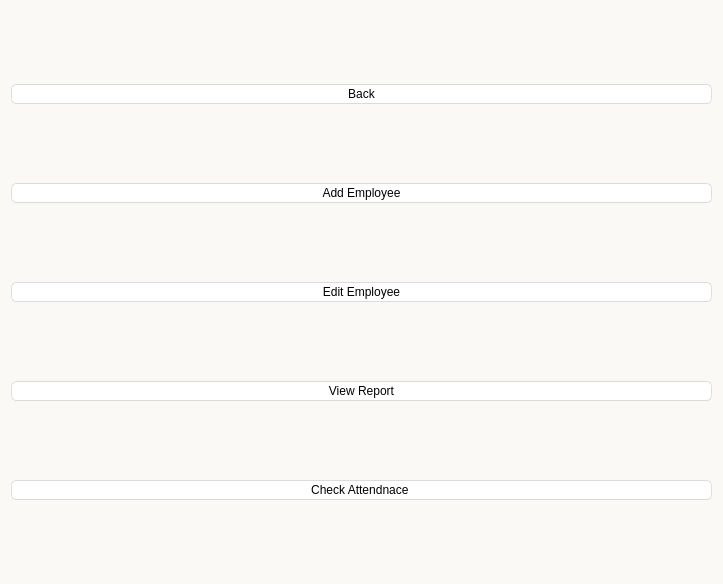
<?xml version="1.0" encoding="UTF-8"?>
<ui version="4.0">
 <class>employeeWindow</class>
 <widget class="QWidget" name="employeeWindow">
  <property name="geometry">
   <rect>
    <x>0</x>
    <y>0</y>
    <width>723</width>
    <height>584</height>
   </rect>
  </property>
  <property name="windowTitle">
   <string>Form</string>
  </property>
  <property name="styleSheet">
   <string notr="true">background:rgb(250, 249, 246)
</string>
  </property>
  <layout class="QVBoxLayout" name="verticalLayout">
   <item>
    <widget class="QPushButton" name="back_btn">
     <property name="styleSheet">
      <string notr="true">QPushButton{
	font: 25 18pt &quot;Bahnschrift Light&quot;;
	border-style: solid;
	border-top-color: qlineargradient(spread:pad, x1:0.5, y1:1, x2:0.5, y2:0, stop:0 rgb(215, 215, 215), stop:1 rgb(222, 222, 222));
	border-right-color: qlineargradient(spread:pad, x1:0, y1:0.5, x2:1, y2:0.5, stop:0 rgb(217, 217, 217), stop:1 rgb(227, 227, 227));
	border-left-color: qlineargradient(spread:pad, x1:0, y1:0.5, x2:1, y2:0.5, stop:0 rgb(227, 227, 227), stop:1 rgb(217, 217, 217));
	border-bottom-color: qlineargradient(spread:pad, x1:0.5, y1:1, x2:0.5, y2:0, stop:0 rgb(215, 215, 215), stop:1 rgb(222, 222, 222));
	border-width: 1px;
	border-radius: 5px;
	color: rgb(0,0,0);
	padding: 2px;
	background-color: rgb(255,255,255);
}
QPushButton:hover{
	border-style: solid;
	border-top-color: qlineargradient(spread:pad, x1:0.5, y1:1, x2:0.5, y2:0, stop:0 rgb(195, 195, 195), stop:1 rgb(222, 222, 222));
	border-right-color: qlineargradient(spread:pad, x1:0, y1:0.5, x2:1, y2:0.5, stop:0 rgb(197, 197, 197), stop:1 rgb(227, 227, 227));
	border-left-color: qlineargradient(spread:pad, x1:0, y1:0.5, x2:1, y2:0.5, stop:0 rgb(227, 227, 227), stop:1 rgb(197, 197, 197));
	border-bottom-color: qlineargradient(spread:pad, x1:0.5, y1:1, x2:0.5, y2:0, stop:0 rgb(195, 195, 195), stop:1 rgb(222, 222, 222));
	border-width: 1px;
	border-radius: 5px;
	color: rgb(0,0,0);
	padding: 2px;
	background-color: rgb(255,255,255);
}
QPushButton:pressed{
	border-style: solid;
	border-top-color: qlineargradient(spread:pad, x1:0.5, y1:1, x2:0.5, y2:0, stop:0 rgb(215, 215, 215), stop:1 rgb(222, 222, 222));
	border-right-color: qlineargradient(spread:pad, x1:0, y1:0.5, x2:1, y2:0.5, stop:0 rgb(217, 217, 217), stop:1 rgb(227, 227, 227));
	border-left-color: qlineargradient(spread:pad, x1:0, y1:0.5, x2:1, y2:0.5, stop:0 rgb(227, 227, 227), stop:1 rgb(217, 217, 217));
	border-bottom-color: qlineargradient(spread:pad, x1:0.5, y1:1, x2:0.5, y2:0, stop:0 rgb(215, 215, 215), stop:1 rgb(222, 222, 222));
	border-width: 1px;
	border-radius: 5px;
	color: rgb(0,0,0);
	padding: 2px;
	background-color: rgb(142,142,142);
}
QPushButton:disabled{
	border-style: solid;
	border-top-color: qlineargradient(spread:pad, x1:0.5, y1:1, x2:0.5, y2:0, stop:0 rgb(215, 215, 215), stop:1 rgb(222, 222, 222));
	border-right-color: qlineargradient(spread:pad, x1:0, y1:0.5, x2:1, y2:0.5, stop:0 rgb(217, 217, 217), stop:1 rgb(227, 227, 227));
	border-left-color: qlineargradient(spread:pad, x1:0, y1:0.5, x2:1, y2:0.5, stop:0 rgb(227, 227, 227), stop:1 rgb(217, 217, 217));
	border-bottom-color: qlineargradient(spread:pad, x1:0.5, y1:1, x2:0.5, y2:0, stop:0 rgb(215, 215, 215), stop:1 rgb(222, 222, 222));
	border-width: 1px;
	border-radius: 5px;
	color: #808086;
	padding: 2px;
	background-color: rgb(142,142,142);
}</string>
     </property>
     <property name="text">
      <string>Back</string>
     </property>
    </widget>
   </item>
   <item>
    <widget class="QPushButton" name="add_btn">
     <property name="styleSheet">
      <string notr="true">QPushButton{
	font: 25 18pt &quot;Bahnschrift Light&quot;;
	border-style: solid;
	border-top-color: qlineargradient(spread:pad, x1:0.5, y1:1, x2:0.5, y2:0, stop:0 rgb(215, 215, 215), stop:1 rgb(222, 222, 222));
	border-right-color: qlineargradient(spread:pad, x1:0, y1:0.5, x2:1, y2:0.5, stop:0 rgb(217, 217, 217), stop:1 rgb(227, 227, 227));
	border-left-color: qlineargradient(spread:pad, x1:0, y1:0.5, x2:1, y2:0.5, stop:0 rgb(227, 227, 227), stop:1 rgb(217, 217, 217));
	border-bottom-color: qlineargradient(spread:pad, x1:0.5, y1:1, x2:0.5, y2:0, stop:0 rgb(215, 215, 215), stop:1 rgb(222, 222, 222));
	border-width: 1px;
	border-radius: 5px;
	color: rgb(0,0,0);
	padding: 2px;
	background-color: rgb(255,255,255);
}
QPushButton:hover{
	border-style: solid;
	border-top-color: qlineargradient(spread:pad, x1:0.5, y1:1, x2:0.5, y2:0, stop:0 rgb(195, 195, 195), stop:1 rgb(222, 222, 222));
	border-right-color: qlineargradient(spread:pad, x1:0, y1:0.5, x2:1, y2:0.5, stop:0 rgb(197, 197, 197), stop:1 rgb(227, 227, 227));
	border-left-color: qlineargradient(spread:pad, x1:0, y1:0.5, x2:1, y2:0.5, stop:0 rgb(227, 227, 227), stop:1 rgb(197, 197, 197));
	border-bottom-color: qlineargradient(spread:pad, x1:0.5, y1:1, x2:0.5, y2:0, stop:0 rgb(195, 195, 195), stop:1 rgb(222, 222, 222));
	border-width: 1px;
	border-radius: 5px;
	color: rgb(0,0,0);
	padding: 2px;
	background-color: rgb(255,255,255);
}
QPushButton:pressed{
	border-style: solid;
	border-top-color: qlineargradient(spread:pad, x1:0.5, y1:1, x2:0.5, y2:0, stop:0 rgb(215, 215, 215), stop:1 rgb(222, 222, 222));
	border-right-color: qlineargradient(spread:pad, x1:0, y1:0.5, x2:1, y2:0.5, stop:0 rgb(217, 217, 217), stop:1 rgb(227, 227, 227));
	border-left-color: qlineargradient(spread:pad, x1:0, y1:0.5, x2:1, y2:0.5, stop:0 rgb(227, 227, 227), stop:1 rgb(217, 217, 217));
	border-bottom-color: qlineargradient(spread:pad, x1:0.5, y1:1, x2:0.5, y2:0, stop:0 rgb(215, 215, 215), stop:1 rgb(222, 222, 222));
	border-width: 1px;
	border-radius: 5px;
	color: rgb(0,0,0);
	padding: 2px;
	background-color: rgb(142,142,142);
}
QPushButton:disabled{
	border-style: solid;
	border-top-color: qlineargradient(spread:pad, x1:0.5, y1:1, x2:0.5, y2:0, stop:0 rgb(215, 215, 215), stop:1 rgb(222, 222, 222));
	border-right-color: qlineargradient(spread:pad, x1:0, y1:0.5, x2:1, y2:0.5, stop:0 rgb(217, 217, 217), stop:1 rgb(227, 227, 227));
	border-left-color: qlineargradient(spread:pad, x1:0, y1:0.5, x2:1, y2:0.5, stop:0 rgb(227, 227, 227), stop:1 rgb(217, 217, 217));
	border-bottom-color: qlineargradient(spread:pad, x1:0.5, y1:1, x2:0.5, y2:0, stop:0 rgb(215, 215, 215), stop:1 rgb(222, 222, 222));
	border-width: 1px;
	border-radius: 5px;
	color: #808086;
	padding: 2px;
	background-color: rgb(142,142,142);
}</string>
     </property>
     <property name="text">
      <string>Add Employee</string>
     </property>
    </widget>
   </item>
   <item>
    <widget class="QPushButton" name="edit_btn">
     <property name="styleSheet">
      <string notr="true">QPushButton{
	font: 25 18pt &quot;Bahnschrift Light&quot;;
	border-style: solid;
	border-top-color: qlineargradient(spread:pad, x1:0.5, y1:1, x2:0.5, y2:0, stop:0 rgb(215, 215, 215), stop:1 rgb(222, 222, 222));
	border-right-color: qlineargradient(spread:pad, x1:0, y1:0.5, x2:1, y2:0.5, stop:0 rgb(217, 217, 217), stop:1 rgb(227, 227, 227));
	border-left-color: qlineargradient(spread:pad, x1:0, y1:0.5, x2:1, y2:0.5, stop:0 rgb(227, 227, 227), stop:1 rgb(217, 217, 217));
	border-bottom-color: qlineargradient(spread:pad, x1:0.5, y1:1, x2:0.5, y2:0, stop:0 rgb(215, 215, 215), stop:1 rgb(222, 222, 222));
	border-width: 1px;
	border-radius: 5px;
	color: rgb(0,0,0);
	padding: 2px;
	background-color: rgb(255,255,255);
}
QPushButton:hover{
	border-style: solid;
	border-top-color: qlineargradient(spread:pad, x1:0.5, y1:1, x2:0.5, y2:0, stop:0 rgb(195, 195, 195), stop:1 rgb(222, 222, 222));
	border-right-color: qlineargradient(spread:pad, x1:0, y1:0.5, x2:1, y2:0.5, stop:0 rgb(197, 197, 197), stop:1 rgb(227, 227, 227));
	border-left-color: qlineargradient(spread:pad, x1:0, y1:0.5, x2:1, y2:0.5, stop:0 rgb(227, 227, 227), stop:1 rgb(197, 197, 197));
	border-bottom-color: qlineargradient(spread:pad, x1:0.5, y1:1, x2:0.5, y2:0, stop:0 rgb(195, 195, 195), stop:1 rgb(222, 222, 222));
	border-width: 1px;
	border-radius: 5px;
	color: rgb(0,0,0);
	padding: 2px;
	background-color: rgb(255,255,255);
}
QPushButton:pressed{
	border-style: solid;
	border-top-color: qlineargradient(spread:pad, x1:0.5, y1:1, x2:0.5, y2:0, stop:0 rgb(215, 215, 215), stop:1 rgb(222, 222, 222));
	border-right-color: qlineargradient(spread:pad, x1:0, y1:0.5, x2:1, y2:0.5, stop:0 rgb(217, 217, 217), stop:1 rgb(227, 227, 227));
	border-left-color: qlineargradient(spread:pad, x1:0, y1:0.5, x2:1, y2:0.5, stop:0 rgb(227, 227, 227), stop:1 rgb(217, 217, 217));
	border-bottom-color: qlineargradient(spread:pad, x1:0.5, y1:1, x2:0.5, y2:0, stop:0 rgb(215, 215, 215), stop:1 rgb(222, 222, 222));
	border-width: 1px;
	border-radius: 5px;
	color: rgb(0,0,0);
	padding: 2px;
	background-color: rgb(142,142,142);
}
QPushButton:disabled{
	border-style: solid;
	border-top-color: qlineargradient(spread:pad, x1:0.5, y1:1, x2:0.5, y2:0, stop:0 rgb(215, 215, 215), stop:1 rgb(222, 222, 222));
	border-right-color: qlineargradient(spread:pad, x1:0, y1:0.5, x2:1, y2:0.5, stop:0 rgb(217, 217, 217), stop:1 rgb(227, 227, 227));
	border-left-color: qlineargradient(spread:pad, x1:0, y1:0.5, x2:1, y2:0.5, stop:0 rgb(227, 227, 227), stop:1 rgb(217, 217, 217));
	border-bottom-color: qlineargradient(spread:pad, x1:0.5, y1:1, x2:0.5, y2:0, stop:0 rgb(215, 215, 215), stop:1 rgb(222, 222, 222));
	border-width: 1px;
	border-radius: 5px;
	color: #808086;
	padding: 2px;
	background-color: rgb(142,142,142);
}</string>
     </property>
     <property name="text">
      <string>Edit Employee</string>
     </property>
    </widget>
   </item>
   <item>
    <widget class="QPushButton" name="report_btn">
     <property name="styleSheet">
      <string notr="true">QPushButton{
	font: 25 18pt &quot;Bahnschrift Light&quot;;
	border-style: solid;
	border-top-color: qlineargradient(spread:pad, x1:0.5, y1:1, x2:0.5, y2:0, stop:0 rgb(215, 215, 215), stop:1 rgb(222, 222, 222));
	border-right-color: qlineargradient(spread:pad, x1:0, y1:0.5, x2:1, y2:0.5, stop:0 rgb(217, 217, 217), stop:1 rgb(227, 227, 227));
	border-left-color: qlineargradient(spread:pad, x1:0, y1:0.5, x2:1, y2:0.5, stop:0 rgb(227, 227, 227), stop:1 rgb(217, 217, 217));
	border-bottom-color: qlineargradient(spread:pad, x1:0.5, y1:1, x2:0.5, y2:0, stop:0 rgb(215, 215, 215), stop:1 rgb(222, 222, 222));
	border-width: 1px;
	border-radius: 5px;
	color: rgb(0,0,0);
	padding: 2px;
	background-color: rgb(255,255,255);
}
QPushButton:hover{
	border-style: solid;
	border-top-color: qlineargradient(spread:pad, x1:0.5, y1:1, x2:0.5, y2:0, stop:0 rgb(195, 195, 195), stop:1 rgb(222, 222, 222));
	border-right-color: qlineargradient(spread:pad, x1:0, y1:0.5, x2:1, y2:0.5, stop:0 rgb(197, 197, 197), stop:1 rgb(227, 227, 227));
	border-left-color: qlineargradient(spread:pad, x1:0, y1:0.5, x2:1, y2:0.5, stop:0 rgb(227, 227, 227), stop:1 rgb(197, 197, 197));
	border-bottom-color: qlineargradient(spread:pad, x1:0.5, y1:1, x2:0.5, y2:0, stop:0 rgb(195, 195, 195), stop:1 rgb(222, 222, 222));
	border-width: 1px;
	border-radius: 5px;
	color: rgb(0,0,0);
	padding: 2px;
	background-color: rgb(255,255,255);
}
QPushButton:pressed{
	border-style: solid;
	border-top-color: qlineargradient(spread:pad, x1:0.5, y1:1, x2:0.5, y2:0, stop:0 rgb(215, 215, 215), stop:1 rgb(222, 222, 222));
	border-right-color: qlineargradient(spread:pad, x1:0, y1:0.5, x2:1, y2:0.5, stop:0 rgb(217, 217, 217), stop:1 rgb(227, 227, 227));
	border-left-color: qlineargradient(spread:pad, x1:0, y1:0.5, x2:1, y2:0.5, stop:0 rgb(227, 227, 227), stop:1 rgb(217, 217, 217));
	border-bottom-color: qlineargradient(spread:pad, x1:0.5, y1:1, x2:0.5, y2:0, stop:0 rgb(215, 215, 215), stop:1 rgb(222, 222, 222));
	border-width: 1px;
	border-radius: 5px;
	color: rgb(0,0,0);
	padding: 2px;
	background-color: rgb(142,142,142);
}
QPushButton:disabled{
	border-style: solid;
	border-top-color: qlineargradient(spread:pad, x1:0.5, y1:1, x2:0.5, y2:0, stop:0 rgb(215, 215, 215), stop:1 rgb(222, 222, 222));
	border-right-color: qlineargradient(spread:pad, x1:0, y1:0.5, x2:1, y2:0.5, stop:0 rgb(217, 217, 217), stop:1 rgb(227, 227, 227));
	border-left-color: qlineargradient(spread:pad, x1:0, y1:0.5, x2:1, y2:0.5, stop:0 rgb(227, 227, 227), stop:1 rgb(217, 217, 217));
	border-bottom-color: qlineargradient(spread:pad, x1:0.5, y1:1, x2:0.5, y2:0, stop:0 rgb(215, 215, 215), stop:1 rgb(222, 222, 222));
	border-width: 1px;
	border-radius: 5px;
	color: #808086;
	padding: 2px;
	background-color: rgb(142,142,142);
}</string>
     </property>
     <property name="text">
      <string>View Report</string>
     </property>
    </widget>
   </item>
   <item>
    <widget class="QPushButton" name="check_btn">
     <property name="styleSheet">
      <string notr="true">QPushButton{
	font: 25 18pt &quot;Bahnschrift Light&quot;;
	border-style: solid;
	border-top-color: qlineargradient(spread:pad, x1:0.5, y1:1, x2:0.5, y2:0, stop:0 rgb(215, 215, 215), stop:1 rgb(222, 222, 222));
	border-right-color: qlineargradient(spread:pad, x1:0, y1:0.5, x2:1, y2:0.5, stop:0 rgb(217, 217, 217), stop:1 rgb(227, 227, 227));
	border-left-color: qlineargradient(spread:pad, x1:0, y1:0.5, x2:1, y2:0.5, stop:0 rgb(227, 227, 227), stop:1 rgb(217, 217, 217));
	border-bottom-color: qlineargradient(spread:pad, x1:0.5, y1:1, x2:0.5, y2:0, stop:0 rgb(215, 215, 215), stop:1 rgb(222, 222, 222));
	border-width: 1px;
	border-radius: 5px;
	color: rgb(0,0,0);
	padding: 2px;
	background-color: rgb(255,255,255);
}
QPushButton:hover{
	border-style: solid;
	border-top-color: qlineargradient(spread:pad, x1:0.5, y1:1, x2:0.5, y2:0, stop:0 rgb(195, 195, 195), stop:1 rgb(222, 222, 222));
	border-right-color: qlineargradient(spread:pad, x1:0, y1:0.5, x2:1, y2:0.5, stop:0 rgb(197, 197, 197), stop:1 rgb(227, 227, 227));
	border-left-color: qlineargradient(spread:pad, x1:0, y1:0.5, x2:1, y2:0.5, stop:0 rgb(227, 227, 227), stop:1 rgb(197, 197, 197));
	border-bottom-color: qlineargradient(spread:pad, x1:0.5, y1:1, x2:0.5, y2:0, stop:0 rgb(195, 195, 195), stop:1 rgb(222, 222, 222));
	border-width: 1px;
	border-radius: 5px;
	color: rgb(0,0,0);
	padding: 2px;
	background-color: rgb(255,255,255);
}
QPushButton:pressed{
	border-style: solid;
	border-top-color: qlineargradient(spread:pad, x1:0.5, y1:1, x2:0.5, y2:0, stop:0 rgb(215, 215, 215), stop:1 rgb(222, 222, 222));
	border-right-color: qlineargradient(spread:pad, x1:0, y1:0.5, x2:1, y2:0.5, stop:0 rgb(217, 217, 217), stop:1 rgb(227, 227, 227));
	border-left-color: qlineargradient(spread:pad, x1:0, y1:0.5, x2:1, y2:0.5, stop:0 rgb(227, 227, 227), stop:1 rgb(217, 217, 217));
	border-bottom-color: qlineargradient(spread:pad, x1:0.5, y1:1, x2:0.5, y2:0, stop:0 rgb(215, 215, 215), stop:1 rgb(222, 222, 222));
	border-width: 1px;
	border-radius: 5px;
	color: rgb(0,0,0);
	padding: 2px;
	background-color: rgb(142,142,142);
}
QPushButton:disabled{
	border-style: solid;
	border-top-color: qlineargradient(spread:pad, x1:0.5, y1:1, x2:0.5, y2:0, stop:0 rgb(215, 215, 215), stop:1 rgb(222, 222, 222));
	border-right-color: qlineargradient(spread:pad, x1:0, y1:0.5, x2:1, y2:0.5, stop:0 rgb(217, 217, 217), stop:1 rgb(227, 227, 227));
	border-left-color: qlineargradient(spread:pad, x1:0, y1:0.5, x2:1, y2:0.5, stop:0 rgb(227, 227, 227), stop:1 rgb(217, 217, 217));
	border-bottom-color: qlineargradient(spread:pad, x1:0.5, y1:1, x2:0.5, y2:0, stop:0 rgb(215, 215, 215), stop:1 rgb(222, 222, 222));
	border-width: 1px;
	border-radius: 5px;
	color: #808086;
	padding: 2px;
	background-color: rgb(142,142,142);
}</string>
     </property>
     <property name="text">
      <string>Check Attendnace </string>
     </property>
    </widget>
   </item>
  </layout>
 </widget>
 <resources/>
 <connections/>
</ui>
